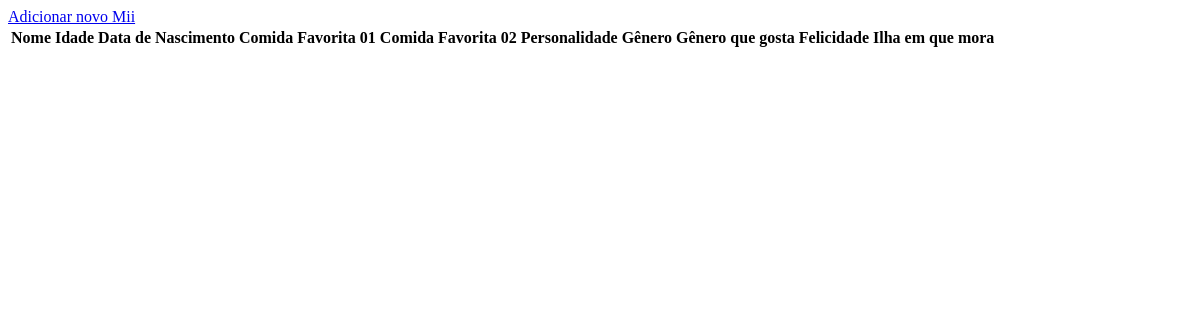
The page /miis/painelmii (signed in) on the database as committed earlier.
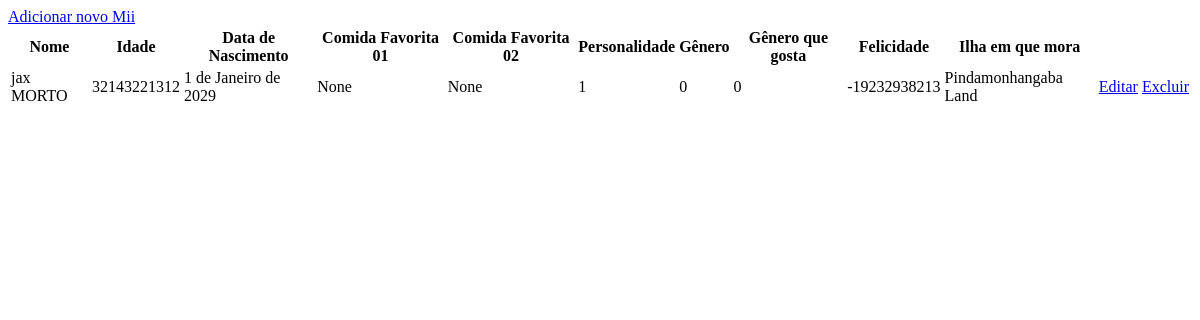
The same page on the database as committed later.
### miis/models.py (models this page shows, shortened)
class Mii(models.Model):
    personalidade_escolha = {"0":"Achiever", "1":"Maverick", "2":"Rogue", "3":"Visionary", "4":"Buddy", "5":"Cheerleader", "6":"Daydreamer", "7":"Sweetie", "8":"Charmer", "9":"Dynamo", "10":"Go-Getter", "11":"Merrymaker", "12":"Observer", "13":"Perfectionist", "14":"Thinker", "15":"Strategist"}
    genero_escolha = {"0":"Masculine", "1":"Feminine", "2":'Non-binary'}
    generoquegosta_escolha = {"0":"Hetero", "1":"Homo", "2":"Bi"}
    nome_mii = models.CharField(
        max_length=20
    )
    idade_mii = models.PositiveIntegerField(
        blank=True,
        null=True
    )
    datadenascimento_mii = models.DateField(
        blank=True,
        null=True
    )
    comidafavorita1_mii = models.OneToOneField(Comida, on_delete=models.SET_NULL,
        blank=True, null=True, related_name='favorita1_mii'
    )
    comidafavorita2_mii = models.OneToOneField(Comida, on_delete=models.SET_NULL,
        blank=True, null=True, related_name='favorita2_mii'
    )
    personalidade_mii = models.CharField(
        choices=personalidade_escolha
    )
    genero_mii = models.CharField(
        choices=genero_escolha
    )
    generoquegosta_mii = models.CharField(
        choices=generoquegosta_escolha,
        blank=True,
        null=True
    )
    felicidade_mii = models.IntegerField(
        default=0
    )
    ilha_mii = models.ForeignKey(Ilha, on_delete=models.CASCADE)

class Ilha(models.Model):
    nome_ilha = models.CharField(
    )
    proprietario_ilha = models.OneToOneField(Perfil, on_delete=models.CASCADE)
    def __str__(self):
        return self.nome_ilha

### miis/views.py (the view)
# urls.py: path('painelmii', views.painel_mii, name='painel_mii'),
@login_required
def painel_mii(request):
    miis = Mii.objects.all()
    return render(request, "painel/mii.html", {'miis':miis})

### miis/templates/painel/mii.html (shortened to what this page needs)
<!DOCTYPE html>
<html>
<head>
</head>
<body>
    <a href=add_mii>Adicionar novo Mii</a>
    <table>
        <thead>
            <th>Nome</th>
            <th>Idade</th>
            <th>Data de Nascimento</th>
            <th>Comida Favorita 01</th>
            <th>Comida Favorita 02</th>
            <th>Personalidade</th>
            <th>Gênero</th>
            <th>Gênero que gosta</th>
            <th>Felicidade</th>
            <th>Ilha em que mora</th>
        </thead>
        {% for mii in miis %}
            <td>{{mii.nome_mii}}</td>
            <td>{{mii.idade_mii}}</td>
            <td>{{mii.datadenascimento_mii}}</td>
            <td>{{mii.comidafavorita1_mii}}</td>
            <td>{{mii.comidafavorita2_mii}}</td>
            <td>{{mii.personalidade_mii}}</td>
            <td>{{mii.genero_mii}}</td>
            <td>{{mii.generoquegosta_mii}}</td>
            <td>{{mii.felicidade_mii}}</td>
            <td>{{mii.ilha_mii}}</td>
            <td><a href="/editar/{{mii.id}}">Editar</a></td>
            <td><a href="/editar/{{mii.id}}">Excluir</a></td>
        {% endfor %}
    </table>
</body>
</html>

Rows that differ between the two databases and show on the page:
added Mii: nome_mii "jax MORTO", idade_mii "32143221312", datadenascimento_mii "1 de Janeiro de 2029", comidafavorita1_mii "None", comidafavorita2_mii "None", personalidade_mii "1", genero_mii "0", generoquegosta_mii "0", felicidade_mii "-19232938213", ilha_mii "Pindamonhangaba Land"
